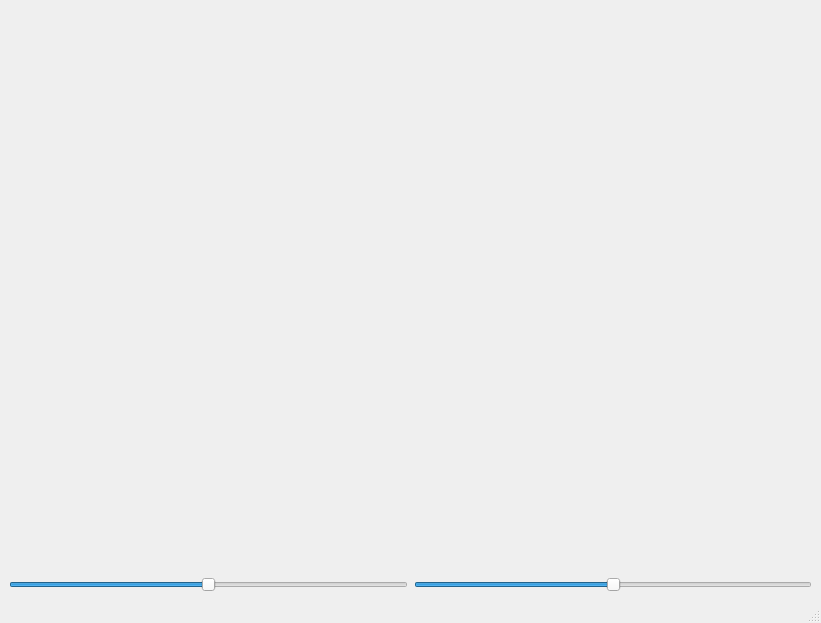
<?xml version="1.0" encoding="UTF-8"?>
<ui version="4.0">
 <class>MainWindow</class>
 <widget class="QMainWindow" name="MainWindow">
  <property name="geometry">
   <rect>
    <x>0</x>
    <y>0</y>
    <width>821</width>
    <height>623</height>
   </rect>
  </property>
  <property name="windowTitle">
   <string>Face Improvement</string>
  </property>
  <widget class="QWidget" name="centralwidget">
   <layout class="QGridLayout" name="gridLayout">
    <item row="1" column="0">
     <widget class="QSlider" name="horizontalSlider">
      <property name="maximum">
       <number>100</number>
      </property>
      <property name="value">
       <number>50</number>
      </property>
      <property name="orientation">
       <enum>Qt::Horizontal</enum>
      </property>
     </widget>
    </item>
    <item row="1" column="1">
     <widget class="QSlider" name="horizontalSlider_2">
      <property name="maximum">
       <number>100</number>
      </property>
      <property name="value">
       <number>50</number>
      </property>
      <property name="orientation">
       <enum>Qt::Horizontal</enum>
      </property>
     </widget>
    </item>
    <item row="0" column="0" colspan="2">
     <spacer name="verticalSpacer">
      <property name="orientation">
       <enum>Qt::Vertical</enum>
      </property>
      <property name="sizeHint" stdset="0">
       <size>
        <width>20</width>
        <height>40</height>
       </size>
      </property>
     </spacer>
    </item>
   </layout>
  </widget>
  <widget class="QStatusBar" name="statusBar"/>
 </widget>
 <resources/>
 <connections/>
</ui>
